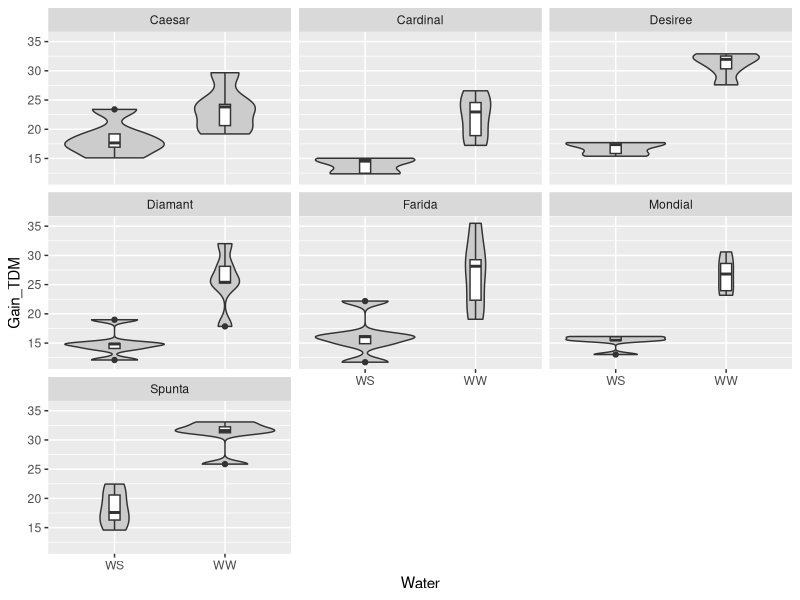

R code for this plot:
# Packages ----------------------------------------------------------------
# Loading the ggplot2 package for plotting the data (more to that in Session 3)
require(ggplot2)

# Working directory -------------------------------------------------------
# Setting the working directory to the folder where the data is located
setwd("C:/Users/Christoph/Desktop/R Course")

# Read in Data ------------------------------------------------------------
# Read in the csv file with the standard read.csv command
bio_data <- read.csv("Biomass_compiled.csv")

# First analysis of data --------------------------------------------------
# Analize the structure of the data (data types of columns, range of values)
str(bio_data)

# The column Replication should be of type factor, as the numeric values
# (1,2,3,4,5) have no numeric meaning (We could have also said R1, R2,...).
# Therfore we convert the data type to factor.
bio_data$Replication <- as.factor(bio_data$Replication)

# Summary of the data. Gives min, max, quantile, and mean values for numeric
# variables and number of counts for factors, dates...
summary(bio_data)

# First plot of the data --------------------------------------------------
# Visualization of the data. Just to show you. More about that in Session 3
ggplot(bio_data) + 
  geom_violin(aes(x = Water, y = Gain_TDM), fill = "grey80") + 
  geom_boxplot(aes(x = Water, y = Gain_TDM), width = 0.1) + 
  facet_wrap(~Variety)

# ANOVA -------------------------------------------------------------------
# Applying two way ANNOVA to the data
bio_aov <- aov(Gain_TDM ~ Water + Variety + Water*Variety, data = bio_data)

# Getting the results of the ANNOVA with summary
summary(bio_aov)

# Applying the Tukey honest significant differences test to our ANNOVA model
bio_THSD <- TukeyHSD(bio_aov, ordered = TRUE)

# Write Data -------------------------------------------------------------- 
# Writing the results of our TukeyHSD test to a csv file in our working
# directory
write.csv(x = bio_THSD$`Water:Variety`, file = "tukey_HSD.csv")
